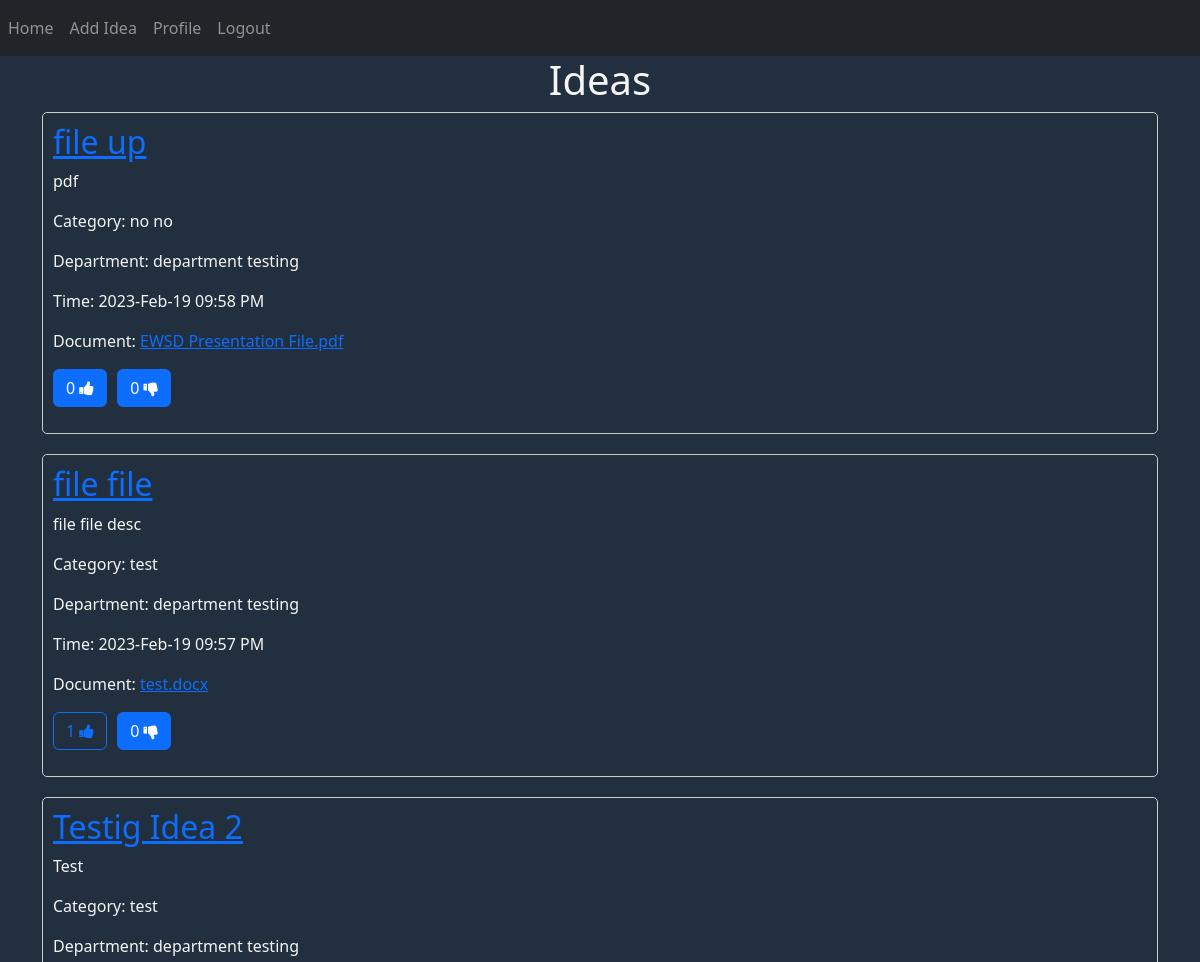
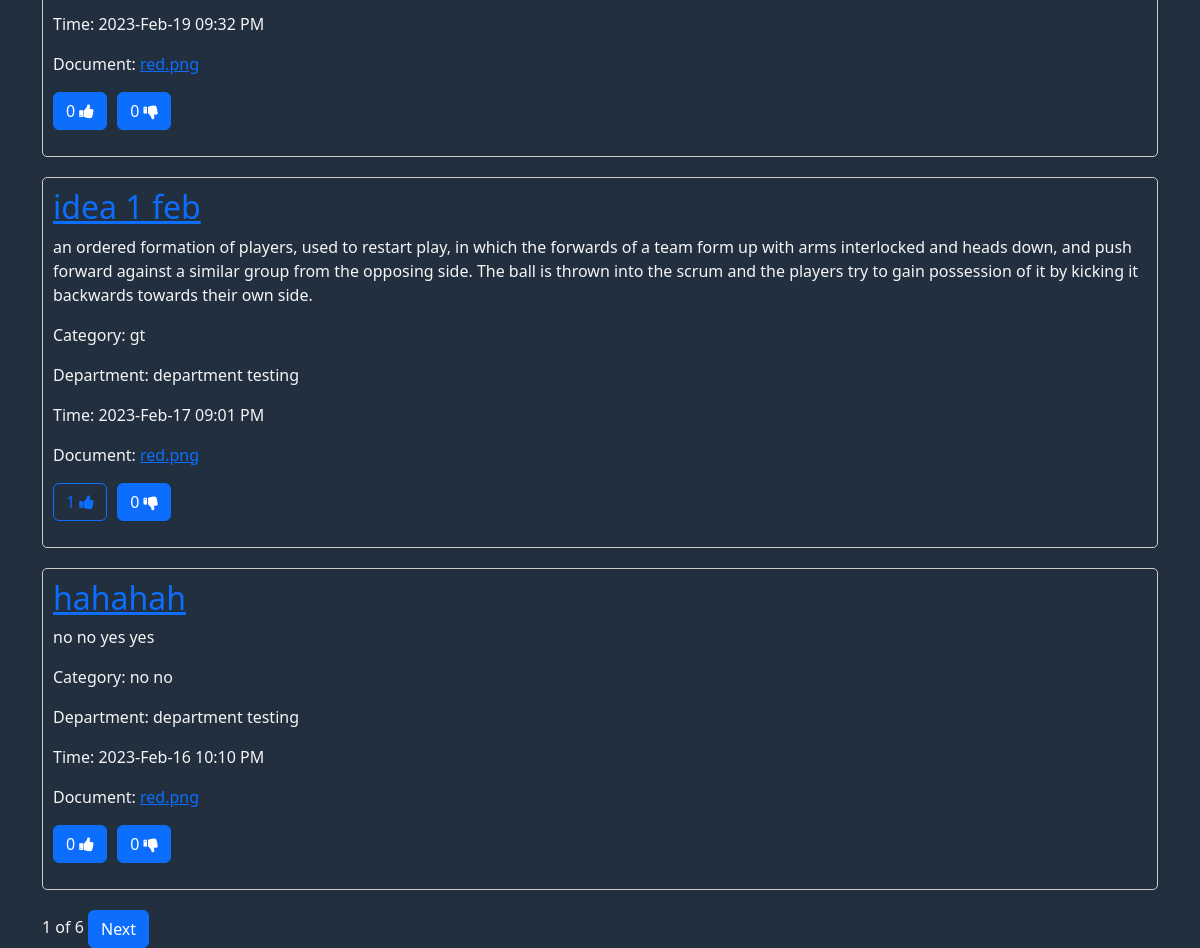
The app's page / (signed in) with its own data (2 pictures, top to bottom).
### website/models.py (models this page shows, shortened)
class Ideas(db.Model, UserMixin):
    id = db.Column(db.Integer, primary_key=True)
    staff_id = db.Column(db.Integer, db.ForeignKey('staff.id'))
    staff = db.relationship('Staff', backref='ideas')
    title = db.Column(db.String(150))
    category = db.Column(db.Integer, db.ForeignKey('category.id'))
    time = db.Column(db.DateTime(timezone=True), default=func.now())
    description = db.Column(db.String(1000))
    document = db.Column(db.String(150), nullable=False)
    anon = db.Column(Boolean, default=False)
    like = db.Column(db.Integer)
    dislike = db.Column(db.Integer)
    view_count = db.Column(db.Integer)
    comment_count = db.Column(db.Integer)
    comment = db.relationship('Comments')
    like_dislike_count = db.relationship('Like')

class Category(db.Model, UserMixin):
    id = db.Column(db.Integer, primary_key=True)
    name = db.Column(db.String(150))

class Staff(db.Model, UserMixin):
    id = db.Column(db.Integer, primary_key=True)
    name = db.Column(db.String(150))
    department = db.Column(db.Integer, db.ForeignKey('department.id'))
    nrc = db.Column(db.String(150))
    role = db.Column(db.String(150))
    email = db.Column(db.String(150), unique=True)
    phone_no = db.Column(db.String(150), unique=True)
    address = db.Column(db.String(255))
    username = db.Column(db.String(150))
    password = db.Column(db.String(150))
    notification = db.relationship('Notifications')
    idea = db.relationship('Ideas')
    comment = db.relationship('Comments')
    like_dislike_count = db.relationship('Like')

class Department(db.Model, UserMixin):
    id = db.Column(db.Integer, primary_key=True)
    name = db.Column(db.String(150))
    staff = db.relationship('Staff')

### website/views.py (the view, shortened to what this page needs)
@views.route('/', methods=['GET', 'POST'])
@login_required
def home():
    page = request.args.get('page', 1, type=int)
    ideas = Ideas.query.order_by(Ideas.time.desc()).paginate(page=page, per_page=5)
    categories = Category.query.all()
    departments = Department.query.all()
    category_list = {}
    department_list = {}
    likes = Like.query.filter_by(status=1).all()
    dislikes = Like.query.filter_by(status=-1).all()
    like_list = {}
    dislike_list = {}
    for lik in likes:
        like_list[lik.idea_id] = lik.staff_id
    for dislik in dislikes:
        dislike_list[dislik.idea_id] = dislik.staff_id
    for cat in categories:
        category_list[cat.id] = cat.name
    for dep in departments:
        department_list[dep.id] = dep.name
    return render_template('staff_home.html', ideas=ideas, user=current_user,
                           categories=category_list, departments=department_list, like_list=like_list, dislike_list=dislike_list)

### website/__init__.py (called while the page is built)
def create_app():
    app = Flask(__name__)
    app.config['SECRET_KEY'] = 'hjshjhdjah kjshkjdhjs'
    app.config['SQLALCHEMY_DATABASE_URI'] = f'sqlite:///{DB_NAME}'
    app.config['UPLOAD_FOLDER'] = "static/uploads/"
    db.init_app(app)
    from .views import views
    from .auth import auth
    app.register_blueprint(views, url_prefix='/')
    app.register_blueprint(auth, url_prefix='/')
    from .models import Staff, Department, Comments, Category, Notifications, Admin, Ideas, Like, Settings
    with app.app_context():
        db.create_all()
    login_manager = LoginManager()
    login_manager.login_view = 'auth.login'
    login_manager.init_app(app)
    @login_manager.user_loader
    def load_user(id):
        return Staff.query.get(int(id))
    return app

### website/templates/staff_home.html (shortened to what this page needs)
{% extends "base.html" %}
{% block content %}
<h1 align="center">Ideas</h1>
<link rel="stylesheet" href="/static/ideas.css"/>
    <form method="POST">
      {% for idea in ideas.items %}
<div class="idea-box" id="idea-{{ idea.id }}" >
  <a href="{{ url_for('auth.idea_detail', idea_id=idea.id) }}"><h2>{{ idea.title }}</h2></a>
  <p>{{ idea.description }}</p>
  <p>Category: {{ categories[idea.category] }}</p>
  <p>Department: {{ departments[idea.staff.department] }}</p>
  <p>Time: {{ idea.time.strftime('%Y-%b-%d %I:%M %p') }}</p>
  <p>Document: <a href="/static/uploads/{{idea.document}}">{{ idea.document }}</a></p>
  <p>
    <div class="button-wrapper">
        <form method="POST">
            {% if like_list.get(idea.id) == current_user.id %}
            <button type="submit" class="btn btn-outline-primary like-button">
            {{ idea.like }} <i class="fa fa-thumbs-up" aria-hidden="true"></i>
            </button>
            {% else %}
            <button type="submit" class="btn btn-primary like-button">
            {{ idea.like }} <i class="fa fa-thumbs-up" aria-hidden="true"></i>
            </button>
            {% endif %}
        </form>
        <form method="POST">
            {% if dislike_list.get(idea.id) == current_user.id %}
            <button type="submit" class="btn btn-outline-primary dislike-button">
            {{ idea.dislike }} <i class="fa fa-thumbs-down" aria-hidden="true"></i>
            </button>
            {% else %}
            <button type="submit" class="btn btn-primary dislike-button">
            {{ idea.dislike }} <i class="fa fa-thumbs-down" aria-hidden="true"></i>
            </button>
            {% endif %}
        </form>
    </div>
  </p>
</div>
{% endfor %}
    </form>
    <span class="pagination-info">{{ ideas.page }} of {{ ideas.pages }}</span>
    {% if ideas.has_next %}
    <a href="{{ url_for('views.home', page=ideas.next_num) }}" class="btn btn-primary">Next</a>
    {% endif %}
{% endblock %}

### website/static/ideas.css (style rules this page uses)
body { color: white; }
.idea-box { border: 1px solid #ccc; border-radius: 5px; margin-bottom: 20px; padding: 10px; }
.button-wrapper { display: flex; gap: 10px; }
button { background-color: #4CAF50; color: white; padding: 10px 20px; border: none; border-radius: 4px; cursor: pointer; }

### records on screen
Ideas: title "file up", description "pdf", category.name "no no", time "2023-Feb-19 09:58 PM", document "EWSD Presentation File.pdf", like "0", dislike "0"
Staff: department.name "department testing"
Ideas: title "file file", description "file file desc", category.name "test", time "2023-Feb-19 09:57 PM", document "test.docx", like "1", dislike "0"
Ideas: title "Testig Idea 2", description "Test", category.name "test", time "2023-Feb-19 09:32 PM", document "red.png", like "0", dislike "0"
Ideas: title "idea 1 feb", description "an ordered formation of players, used to restart play, in which the forwards of a team form up with arms interlocked and heads down, and push forward against a similar group from the opposing side. The ball is thrown into the scrum and the players try to gain possession of it by kicking it backwards towards their own side.", category.name "gt", time "2023-Feb-17 09:01 PM", document "red.png", like "1", dislike "0"
Ideas: title "hahahah", description "no no yes yes", category.name "no no", time "2023-Feb-16 10:10 PM", document "red.png", like "0", dislike "0"

### other values on screen
{{ ideas.page }} "1"
{{ ideas.pages }} "6"
